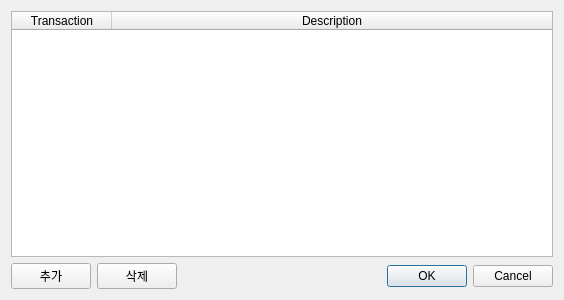
<?xml version="1.0" encoding="UTF-8"?>
<ui version="4.0">
 <class>Dialog</class>
 <widget class="QDialog" name="Dialog">
  <property name="geometry">
   <rect>
    <x>0</x>
    <y>0</y>
    <width>564</width>
    <height>300</height>
   </rect>
  </property>
  <property name="windowTitle">
   <string>Dialog</string>
  </property>
  <layout class="QGridLayout" name="gridLayout_2">
   <item row="0" column="0">
    <widget class="QTableWidget" name="tw_excludedTr">
     <property name="editTriggers">
      <set>QAbstractItemView::NoEditTriggers</set>
     </property>
     <attribute name="horizontalHeaderHighlightSections">
      <bool>false</bool>
     </attribute>
     <attribute name="horizontalHeaderStretchLastSection">
      <bool>true</bool>
     </attribute>
     <column>
      <property name="text">
       <string>Transaction</string>
      </property>
     </column>
     <column>
      <property name="text">
       <string>Description</string>
      </property>
     </column>
    </widget>
   </item>
   <item row="1" column="0">
    <layout class="QGridLayout" name="gridLayout">
     <item row="0" column="0">
      <widget class="QPushButton" name="btn_add">
       <property name="text">
        <string>추가</string>
       </property>
      </widget>
     </item>
     <item row="0" column="2">
      <spacer name="horizontalSpacer">
       <property name="orientation">
        <enum>Qt::Horizontal</enum>
       </property>
       <property name="sizeHint" stdset="0">
        <size>
         <width>40</width>
         <height>20</height>
        </size>
       </property>
      </spacer>
     </item>
     <item row="0" column="3">
      <widget class="QDialogButtonBox" name="buttonBox">
       <property name="orientation">
        <enum>Qt::Horizontal</enum>
       </property>
       <property name="standardButtons">
        <set>QDialogButtonBox::Cancel|QDialogButtonBox::Ok</set>
       </property>
      </widget>
     </item>
     <item row="0" column="1">
      <widget class="QPushButton" name="btn_remove">
       <property name="text">
        <string>삭제</string>
       </property>
      </widget>
     </item>
    </layout>
   </item>
  </layout>
 </widget>
 <resources>
  <include location="icon/res.qrc"/>
 </resources>
 <connections>
  <connection>
   <sender>buttonBox</sender>
   <signal>accepted()</signal>
   <receiver>Dialog</receiver>
   <slot>accept()</slot>
   <hints>
    <hint type="sourcelabel">
     <x>248</x>
     <y>254</y>
    </hint>
    <hint type="destinationlabel">
     <x>157</x>
     <y>274</y>
    </hint>
   </hints>
  </connection>
  <connection>
   <sender>buttonBox</sender>
   <signal>rejected()</signal>
   <receiver>Dialog</receiver>
   <slot>reject()</slot>
   <hints>
    <hint type="sourcelabel">
     <x>316</x>
     <y>260</y>
    </hint>
    <hint type="destinationlabel">
     <x>286</x>
     <y>274</y>
    </hint>
   </hints>
  </connection>
 </connections>
</ui>
